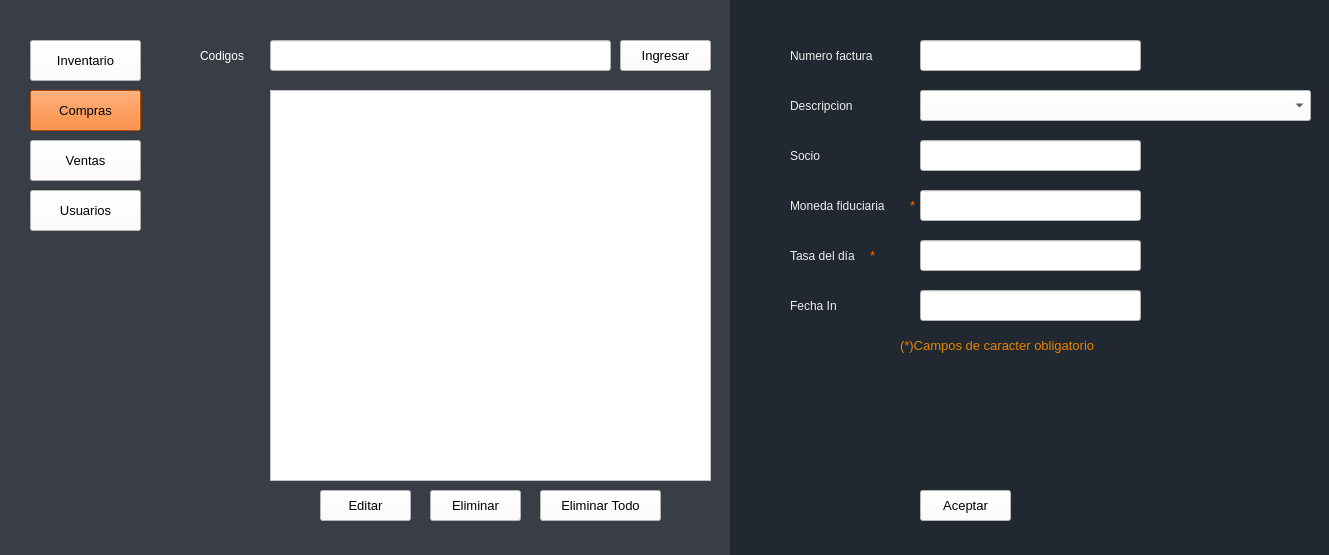
<?xml version="1.0" encoding="UTF-8"?>
<ui version="4.0">
 <class>Compras</class>
 <widget class="QMainWindow" name="Compras">
  <property name="geometry">
   <rect>
    <x>0</x>
    <y>0</y>
    <width>1329</width>
    <height>555</height>
   </rect>
  </property>
  <property name="acceptDrops">
   <bool>false</bool>
  </property>
  <property name="windowTitle">
   <string>Compras</string>
  </property>
  <property name="styleSheet">
   <string notr="true">background-color: rgb(255, 255, 255);</string>
  </property>
  <widget class="QWidget" name="centralwidget">
   <widget class="QLabel" name="label_8">
    <property name="geometry">
     <rect>
      <x>790</x>
      <y>190</y>
      <width>121</width>
      <height>31</height>
     </rect>
    </property>
    <property name="font">
     <font>
      <family>Arial</family>
      <pointsize>9</pointsize>
      <weight>50</weight>
      <bold>false</bold>
     </font>
    </property>
    <property name="styleSheet">
     <string notr="true">background-color: rgb(34, 40, 49);
color: rgb(238, 238, 238);</string>
    </property>
    <property name="text">
     <string>Moneda fiduciaria</string>
    </property>
   </widget>
   <widget class="QLineEdit" name="lineEditCodigos">
    <property name="geometry">
     <rect>
      <x>270</x>
      <y>40</y>
      <width>341</width>
      <height>31</height>
     </rect>
    </property>
    <property name="font">
     <font>
      <family>Arial</family>
      <pointsize>10</pointsize>
      <weight>50</weight>
      <bold>false</bold>
     </font>
    </property>
    <property name="styleSheet">
     <string notr="true">background-color: rgb(255, 255, 255);</string>
    </property>
    <property name="text">
     <string/>
    </property>
   </widget>
   <widget class="QPushButton" name="botonEditar">
    <property name="geometry">
     <rect>
      <x>320</x>
      <y>490</y>
      <width>91</width>
      <height>31</height>
     </rect>
    </property>
    <property name="font">
     <font>
      <family>Arial</family>
      <pointsize>10</pointsize>
      <weight>50</weight>
      <bold>false</bold>
     </font>
    </property>
    <property name="styleSheet">
     <string notr="true">background-color: rgb(255, 255, 255);</string>
    </property>
    <property name="text">
     <string>Editar</string>
    </property>
   </widget>
   <widget class="QLabel" name="label_7">
    <property name="geometry">
     <rect>
      <x>790</x>
      <y>290</y>
      <width>81</width>
      <height>31</height>
     </rect>
    </property>
    <property name="font">
     <font>
      <family>Arial</family>
      <pointsize>9</pointsize>
      <weight>50</weight>
      <bold>false</bold>
     </font>
    </property>
    <property name="styleSheet">
     <string notr="true">background-color: rgb(34, 40, 49);
color: rgb(238, 238, 238);</string>
    </property>
    <property name="text">
     <string>Fecha In</string>
    </property>
   </widget>
   <widget class="QLabel" name="label_4">
    <property name="geometry">
     <rect>
      <x>790</x>
      <y>90</y>
      <width>91</width>
      <height>31</height>
     </rect>
    </property>
    <property name="font">
     <font>
      <family>Arial</family>
      <pointsize>9</pointsize>
      <weight>50</weight>
      <bold>false</bold>
     </font>
    </property>
    <property name="styleSheet">
     <string notr="true">background-color: rgb(34, 40, 49);
color: rgb(238, 238, 238);</string>
    </property>
    <property name="text">
     <string>Descripcion</string>
    </property>
   </widget>
   <widget class="QLabel" name="label_3">
    <property name="geometry">
     <rect>
      <x>200</x>
      <y>40</y>
      <width>61</width>
      <height>31</height>
     </rect>
    </property>
    <property name="font">
     <font>
      <family>Arial</family>
      <pointsize>9</pointsize>
      <weight>50</weight>
      <bold>false</bold>
     </font>
    </property>
    <property name="styleSheet">
     <string notr="true">background-color: rgb(57, 62, 70);
color: rgb(255, 255, 255);</string>
    </property>
    <property name="text">
     <string>Codigos</string>
    </property>
   </widget>
   <widget class="QComboBox" name="comboBoxDescripcion">
    <property name="geometry">
     <rect>
      <x>920</x>
      <y>90</y>
      <width>391</width>
      <height>31</height>
     </rect>
    </property>
    <property name="font">
     <font>
      <family>Arial</family>
      <pointsize>10</pointsize>
      <weight>50</weight>
      <bold>false</bold>
     </font>
    </property>
    <property name="styleSheet">
     <string notr="true">background-color: rgb(255, 255, 255);</string>
    </property>
   </widget>
   <widget class="QLineEdit" name="lineEditSocio">
    <property name="geometry">
     <rect>
      <x>920</x>
      <y>140</y>
      <width>221</width>
      <height>31</height>
     </rect>
    </property>
    <property name="font">
     <font>
      <family>Arial</family>
      <pointsize>10</pointsize>
      <weight>50</weight>
      <bold>false</bold>
     </font>
    </property>
    <property name="styleSheet">
     <string notr="true">background-color: rgb(255, 255, 255);</string>
    </property>
    <property name="text">
     <string/>
    </property>
   </widget>
   <widget class="QPushButton" name="botonUsuarios">
    <property name="geometry">
     <rect>
      <x>30</x>
      <y>190</y>
      <width>111</width>
      <height>41</height>
     </rect>
    </property>
    <property name="font">
     <font>
      <family>Arial</family>
      <pointsize>10</pointsize>
      <weight>50</weight>
      <bold>false</bold>
     </font>
    </property>
    <property name="styleSheet">
     <string notr="true">background-color: rgb(255, 255, 255);</string>
    </property>
    <property name="text">
     <string>Usuarios</string>
    </property>
   </widget>
   <widget class="QPushButton" name="botonEliminarTodo">
    <property name="geometry">
     <rect>
      <x>540</x>
      <y>490</y>
      <width>121</width>
      <height>31</height>
     </rect>
    </property>
    <property name="font">
     <font>
      <family>Arial</family>
      <pointsize>10</pointsize>
      <weight>50</weight>
      <bold>false</bold>
     </font>
    </property>
    <property name="styleSheet">
     <string notr="true">background-color: rgb(255, 255, 255);</string>
    </property>
    <property name="text">
     <string>Eliminar Todo</string>
    </property>
   </widget>
   <widget class="QListWidget" name="listWidget">
    <property name="geometry">
     <rect>
      <x>270</x>
      <y>90</y>
      <width>441</width>
      <height>391</height>
     </rect>
    </property>
    <property name="font">
     <font>
      <family>Arial</family>
      <pointsize>10</pointsize>
      <weight>50</weight>
      <bold>false</bold>
     </font>
    </property>
    <property name="styleSheet">
     <string notr="true">background-color: rgb(255, 255, 255);</string>
    </property>
   </widget>
   <widget class="QLineEdit" name="lineEditFactura">
    <property name="geometry">
     <rect>
      <x>920</x>
      <y>40</y>
      <width>221</width>
      <height>31</height>
     </rect>
    </property>
    <property name="font">
     <font>
      <family>Arial</family>
      <pointsize>10</pointsize>
      <weight>50</weight>
      <bold>false</bold>
     </font>
    </property>
    <property name="styleSheet">
     <string notr="true">background-color: rgb(255, 255, 255);</string>
    </property>
    <property name="text">
     <string/>
    </property>
   </widget>
   <widget class="QPushButton" name="botonAceptar">
    <property name="geometry">
     <rect>
      <x>920</x>
      <y>490</y>
      <width>91</width>
      <height>31</height>
     </rect>
    </property>
    <property name="font">
     <font>
      <family>Arial</family>
      <pointsize>10</pointsize>
      <weight>50</weight>
      <bold>false</bold>
     </font>
    </property>
    <property name="styleSheet">
     <string notr="true">background-color: rgb(255, 255, 255);</string>
    </property>
    <property name="text">
     <string>Aceptar</string>
    </property>
   </widget>
   <widget class="QPushButton" name="botonEliminar">
    <property name="geometry">
     <rect>
      <x>430</x>
      <y>490</y>
      <width>91</width>
      <height>31</height>
     </rect>
    </property>
    <property name="font">
     <font>
      <family>Arial</family>
      <pointsize>10</pointsize>
      <weight>50</weight>
      <bold>false</bold>
     </font>
    </property>
    <property name="styleSheet">
     <string notr="true">background-color: rgb(255, 255, 255);</string>
    </property>
    <property name="text">
     <string>Eliminar</string>
    </property>
   </widget>
   <widget class="QPushButton" name="botonVentas">
    <property name="geometry">
     <rect>
      <x>30</x>
      <y>140</y>
      <width>111</width>
      <height>41</height>
     </rect>
    </property>
    <property name="font">
     <font>
      <family>Arial</family>
      <pointsize>10</pointsize>
      <weight>50</weight>
      <bold>false</bold>
     </font>
    </property>
    <property name="styleSheet">
     <string notr="true">background-color: rgb(255, 255, 255);</string>
    </property>
    <property name="text">
     <string>Ventas</string>
    </property>
   </widget>
   <widget class="QPushButton" name="botonCompras">
    <property name="geometry">
     <rect>
      <x>30</x>
      <y>90</y>
      <width>111</width>
      <height>41</height>
     </rect>
    </property>
    <property name="font">
     <font>
      <family>Arial</family>
      <pointsize>10</pointsize>
      <weight>50</weight>
      <bold>false</bold>
     </font>
    </property>
    <property name="styleSheet">
     <string notr="true">background-color: rgb(255, 102, 0);</string>
    </property>
    <property name="text">
     <string>Compras</string>
    </property>
   </widget>
   <widget class="QLineEdit" name="lineEditMoneda">
    <property name="geometry">
     <rect>
      <x>920</x>
      <y>190</y>
      <width>221</width>
      <height>31</height>
     </rect>
    </property>
    <property name="font">
     <font>
      <family>Arial</family>
      <pointsize>10</pointsize>
      <weight>50</weight>
      <bold>false</bold>
     </font>
    </property>
    <property name="styleSheet">
     <string notr="true">background-color: rgb(255, 255, 255);</string>
    </property>
    <property name="text">
     <string/>
    </property>
   </widget>
   <widget class="QLabel" name="label">
    <property name="geometry">
     <rect>
      <x>730</x>
      <y>0</y>
      <width>611</width>
      <height>821</height>
     </rect>
    </property>
    <property name="font">
     <font>
      <family>Eras Bold ITC</family>
      <weight>50</weight>
      <bold>false</bold>
     </font>
    </property>
    <property name="styleSheet">
     <string notr="true">background-color: rgb(34, 40, 49);
color: rgb(238, 238, 238);</string>
    </property>
    <property name="text">
     <string/>
    </property>
   </widget>
   <widget class="QLabel" name="label_6">
    <property name="geometry">
     <rect>
      <x>790</x>
      <y>140</y>
      <width>41</width>
      <height>31</height>
     </rect>
    </property>
    <property name="font">
     <font>
      <family>Arial</family>
      <pointsize>9</pointsize>
      <weight>50</weight>
      <bold>false</bold>
     </font>
    </property>
    <property name="styleSheet">
     <string notr="true">background-color: rgb(34, 40, 49);
color: rgb(238, 238, 238);</string>
    </property>
    <property name="text">
     <string>Socio</string>
    </property>
   </widget>
   <widget class="QPushButton" name="botonIngresar">
    <property name="geometry">
     <rect>
      <x>620</x>
      <y>40</y>
      <width>91</width>
      <height>31</height>
     </rect>
    </property>
    <property name="font">
     <font>
      <family>Arial</family>
      <pointsize>10</pointsize>
      <weight>50</weight>
      <bold>false</bold>
     </font>
    </property>
    <property name="styleSheet">
     <string notr="true">background-color: rgb(255, 255, 255);</string>
    </property>
    <property name="text">
     <string>Ingresar</string>
    </property>
   </widget>
   <widget class="QLabel" name="label_9">
    <property name="geometry">
     <rect>
      <x>790</x>
      <y>240</y>
      <width>91</width>
      <height>31</height>
     </rect>
    </property>
    <property name="font">
     <font>
      <family>Arial</family>
      <pointsize>9</pointsize>
      <weight>50</weight>
      <bold>false</bold>
     </font>
    </property>
    <property name="styleSheet">
     <string notr="true">background-color: rgb(34, 40, 49);
color: rgb(238, 238, 238);</string>
    </property>
    <property name="text">
     <string>Tasa del día</string>
    </property>
   </widget>
   <widget class="QLineEdit" name="lineEditTasa">
    <property name="geometry">
     <rect>
      <x>920</x>
      <y>240</y>
      <width>221</width>
      <height>31</height>
     </rect>
    </property>
    <property name="font">
     <font>
      <family>Arial</family>
      <pointsize>10</pointsize>
      <weight>50</weight>
      <bold>false</bold>
     </font>
    </property>
    <property name="styleSheet">
     <string notr="true">background-color: rgb(255, 255, 255);</string>
    </property>
    <property name="text">
     <string/>
    </property>
   </widget>
   <widget class="QPushButton" name="botonInventario">
    <property name="geometry">
     <rect>
      <x>30</x>
      <y>40</y>
      <width>111</width>
      <height>41</height>
     </rect>
    </property>
    <property name="font">
     <font>
      <family>Arial</family>
      <pointsize>10</pointsize>
      <weight>50</weight>
      <bold>false</bold>
     </font>
    </property>
    <property name="styleSheet">
     <string notr="true">background-color: rgb(255, 255, 255);</string>
    </property>
    <property name="text">
     <string>Inventario</string>
    </property>
   </widget>
   <widget class="QLabel" name="label_5">
    <property name="geometry">
     <rect>
      <x>790</x>
      <y>40</y>
      <width>111</width>
      <height>31</height>
     </rect>
    </property>
    <property name="font">
     <font>
      <family>Arial</family>
      <pointsize>9</pointsize>
      <weight>50</weight>
      <bold>false</bold>
     </font>
    </property>
    <property name="styleSheet">
     <string notr="true">background-color: rgb(34, 40, 49);
color: rgb(238, 238, 238);</string>
    </property>
    <property name="text">
     <string>Numero factura</string>
    </property>
   </widget>
   <widget class="QLabel" name="label_2">
    <property name="geometry">
     <rect>
      <x>0</x>
      <y>-8</y>
      <width>741</width>
      <height>571</height>
     </rect>
    </property>
    <property name="styleSheet">
     <string notr="true">background-color: rgb(57, 62, 70);</string>
    </property>
    <property name="text">
     <string/>
    </property>
   </widget>
   <widget class="QLineEdit" name="lineEditFecha">
    <property name="enabled">
     <bool>true</bool>
    </property>
    <property name="geometry">
     <rect>
      <x>920</x>
      <y>290</y>
      <width>221</width>
      <height>31</height>
     </rect>
    </property>
    <property name="font">
     <font>
      <family>Arial</family>
      <pointsize>10</pointsize>
      <weight>50</weight>
      <bold>false</bold>
     </font>
    </property>
    <property name="styleSheet">
     <string notr="true">background-color: rgb(255, 255, 255);</string>
    </property>
    <property name="text">
     <string/>
    </property>
   </widget>
   <widget class="QLabel" name="label_24">
    <property name="geometry">
     <rect>
      <x>900</x>
      <y>330</y>
      <width>261</width>
      <height>31</height>
     </rect>
    </property>
    <property name="font">
     <font>
      <family>Arial</family>
      <pointsize>10</pointsize>
      <weight>50</weight>
      <bold>false</bold>
     </font>
    </property>
    <property name="styleSheet">
     <string notr="true">background-color: rgb(34, 40, 49);
color: rgb(230, 132, 0);</string>
    </property>
    <property name="text">
     <string>(*)Campos de caracter obligatorio</string>
    </property>
   </widget>
   <widget class="QLabel" name="label_22">
    <property name="geometry">
     <rect>
      <x>910</x>
      <y>190</y>
      <width>21</width>
      <height>31</height>
     </rect>
    </property>
    <property name="font">
     <font>
      <family>Arial</family>
      <pointsize>10</pointsize>
      <weight>50</weight>
      <bold>false</bold>
     </font>
    </property>
    <property name="styleSheet">
     <string notr="true">background-color: rgb(34, 40, 49);
color: rgb(255, 102, 0);</string>
    </property>
    <property name="text">
     <string>*</string>
    </property>
   </widget>
   <widget class="QLabel" name="label_23">
    <property name="geometry">
     <rect>
      <x>870</x>
      <y>240</y>
      <width>21</width>
      <height>31</height>
     </rect>
    </property>
    <property name="font">
     <font>
      <family>Arial</family>
      <pointsize>10</pointsize>
      <weight>50</weight>
      <bold>false</bold>
     </font>
    </property>
    <property name="styleSheet">
     <string notr="true">background-color: rgb(34, 40, 49);
color: rgb(255, 102, 0);</string>
    </property>
    <property name="text">
     <string>*</string>
    </property>
   </widget>
   <zorder>label_2</zorder>
   <zorder>label</zorder>
   <zorder>lineEditCodigos</zorder>
   <zorder>botonEditar</zorder>
   <zorder>label_7</zorder>
   <zorder>label_4</zorder>
   <zorder>label_3</zorder>
   <zorder>comboBoxDescripcion</zorder>
   <zorder>lineEditSocio</zorder>
   <zorder>botonUsuarios</zorder>
   <zorder>botonEliminarTodo</zorder>
   <zorder>listWidget</zorder>
   <zorder>lineEditFactura</zorder>
   <zorder>botonAceptar</zorder>
   <zorder>botonEliminar</zorder>
   <zorder>botonVentas</zorder>
   <zorder>botonCompras</zorder>
   <zorder>label_6</zorder>
   <zorder>botonIngresar</zorder>
   <zorder>label_9</zorder>
   <zorder>lineEditTasa</zorder>
   <zorder>botonInventario</zorder>
   <zorder>label_5</zorder>
   <zorder>lineEditFecha</zorder>
   <zorder>label_24</zorder>
   <zorder>label_8</zorder>
   <zorder>label_22</zorder>
   <zorder>lineEditMoneda</zorder>
   <zorder>label_23</zorder>
  </widget>
 </widget>
 <resources/>
 <connections/>
</ui>
